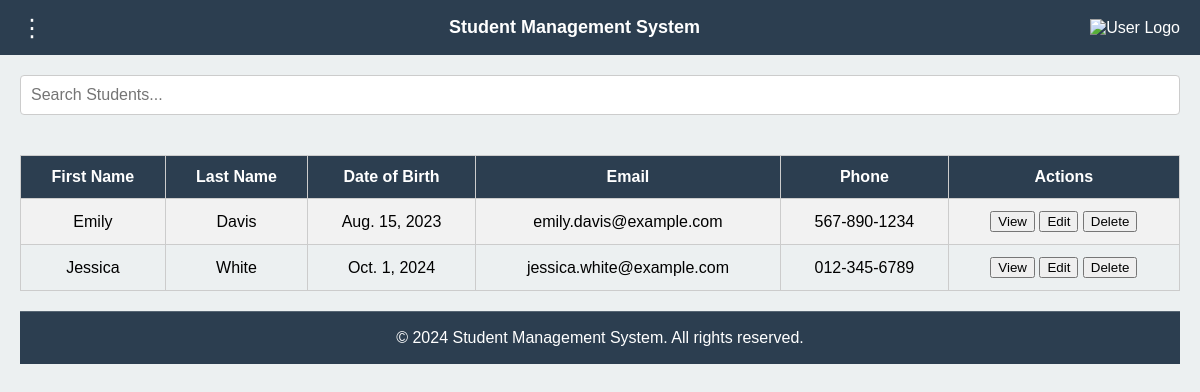
Screenshot of /table with the database file from the repository.
### myapp/models.py (models this page shows, shortened)
class Studentmodel(models.Model):
    first_name = models.CharField(max_length=50)
    last_name = models.CharField(max_length=50)
    date_of_birth = models.DateField()
    email = models.EmailField()
    phone = models.CharField(max_length=15)

### myproject/views.py (the view)
# urls.py: path('table', table, name='table'),
def table(req):
    students = Studentmodel.objects.all()
    return render(req, 'list/student.html', {'students': students})

### template/List/student.html
{% extends 'index.html' %}
{% block body %}
<table>
    <thead>
        <tr>
            <th>First Name</th>
            <th>Last Name</th>
            <th>Date of Birth</th>
            <th>Email</th>
            <th>Phone</th>
            <th>Actions</th>
        </tr>
    </thead>
    <tbody id="studentTable">
        <tr>
            {% for student in students %}
            <tr>
                <td>{{ student.first_name }}</td>
                <td>{{ student.last_name }}</td>
                <td>{{ student.date_of_birth }}</td>
                <td>{{ student.email }}</td>
                <td>{{ student.phone }}</td>
            <td>
                <button onclick="viewStudent(1)">View</button>
                <button onclick="editStudent(1)">Edit</button>
                <button onclick="deleteStudent(1)">Delete</button>
            </td>
            {% endfor %}
        </tr>
    </tbody>
</table>
{% endblock body %}

### template/index.html (style rules this page uses)
* { box-sizing: border-box; }
body { font-family: Arial, sans-serif; margin: 0; display: flex; flex-direction: column; height: 100vh; background-color: #f4f4f4; }
table { width: 100%; border-collapse: collapse; margin: 20px 0; }
th, td { padding: 12px; text-align: center; border: 1px solid #ccc; }
th { background-color: #2c3e50; color: #ffffff; }
tr:nth-child(even) { background-color: #f2f2f2; }

### rows the page displays
Studentmodel: first_name "Emily", last_name "Davis", date_of_birth "Aug. 15, 2023", email "emily.davis@example.com", phone "567-890-1234"
Studentmodel: first_name "Jessica", last_name "White", date_of_birth "Oct. 1, 2024", email "jessica.white@example.com", phone "012-345-6789"
